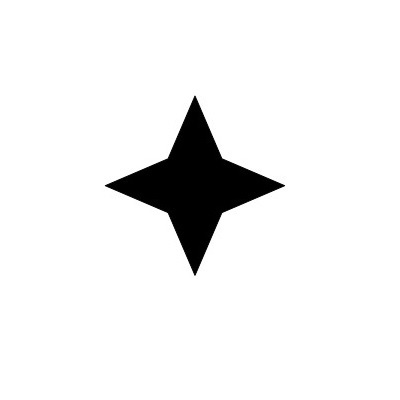
#> input picture Computer Vision/OpenCV/images/4star.jpg, 400 x 400 px, found by its file name
$ python Shape_matching_by_counting_number_of_sides.py   (older library calls are emulated)
#> lines starting #> are read from the running program, lines starting #| are printed output that depends on the picture; after the words box and inside, x2 and y2 are one past the last pixel; in counts of white or black regions, pixels touching at a corner belong together
import cv2


feature_image = cv2.imread("C:/Users/niraj/Anaconda3/Projects/Computer Vision/OpenCV/images/4star.jpg")
#> feature_image is the input picture: shape (400, 400, 3); min 0, max 255, mean 239.2
feature_image_copy = feature_image.copy()
cv2.imshow("Feature Image", feature_image)
cv2.waitKey(0)

target_image = cv2.imread("C:/Users/niraj/Anaconda3/Projects/Computer Vision/OpenCV/images/shapestomatch.jpg")
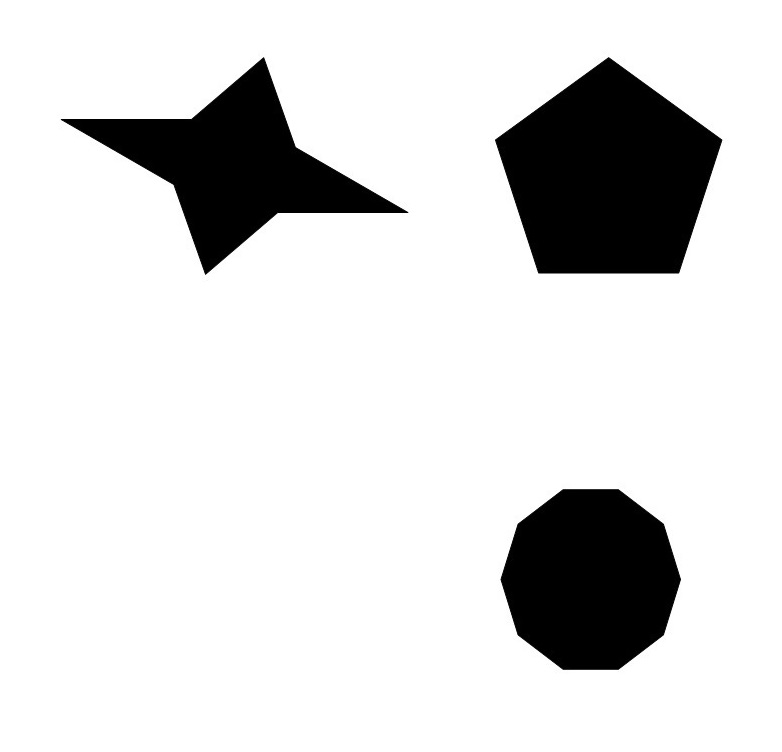
#> input picture Computer Vision/OpenCV/images/shapestomatch.jpg, 782 x 752 px, found by its file name
#> target_image is the input picture: shape (752, 782, 3); min 0, max 255, mean 218.7
cv2.imshow("Target Image", target_image)
cv2.waitKey(0)
# Grayscaled
grayscaled_feature = cv2.cvtColor(feature_image, cv2.COLOR_BGR2GRAY)
grayscaled_target = cv2.cvtColor(target_image, cv2.COLOR_BGR2GRAY)

# Canny Edge
edge_feature = cv2.Canny(grayscaled_feature, 127, 255)
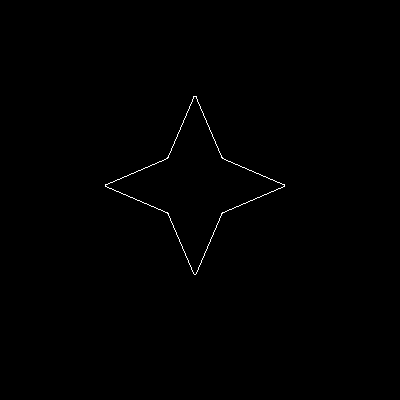
#> edge_feature: shape (400, 400); 0.32% white in thin lines or dots, all inside (x1, y1, x2, y2) = (105, 96, 285, 275)
edge_target = cv2.Canny(grayscaled_target, 127, 255)
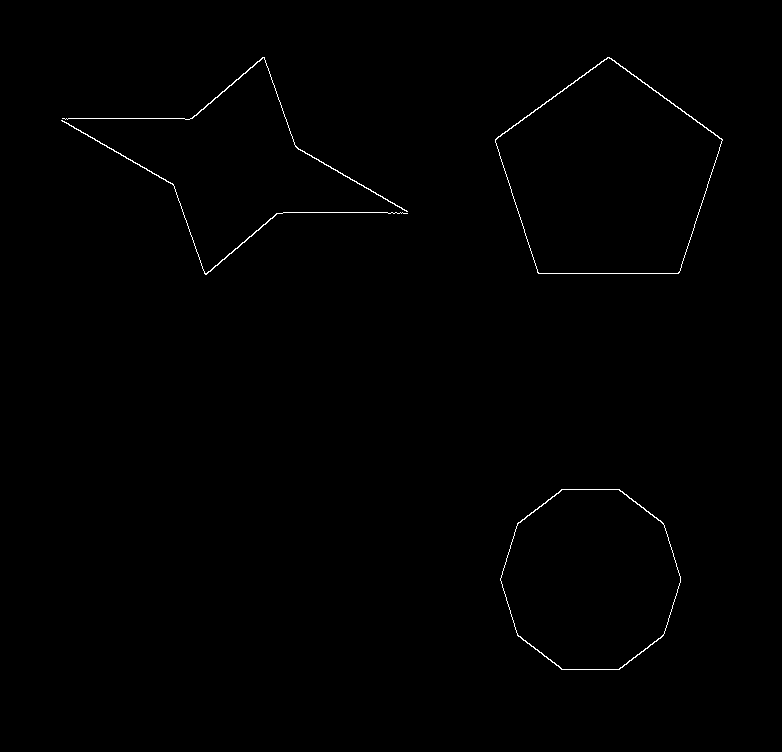
#> edge_target: shape (752, 782); 0.43% white in thin lines or dots, all inside (x1, y1, x2, y2) = (61, 57, 723, 670)

# Thresholding
ret_feature, threshold_feature = cv2.threshold(edge_feature, 127, 255, 0)
ret_target, threshold_target = cv2.threshold(edge_target, 127, 255, 0)

# Contours
image_feature, contours_feature, heirarchy = cv2.findContours(threshold_feature, cv2.RETR_CCOMP,
                                                              cv2.CHAIN_APPROX_SIMPLE)
#> contours_feature = 2 contours; box (x1, y1, x2, y2) and area: (105, 96, 285, 275) 9939, (105, 96, 285, 275) 9930
image_target, contours_target, hierarchy = cv2.findContours(edge_target, cv2.RETR_CCOMP, cv2.CHAIN_APPROX_SIMPLE)
#> contours_target = 6 contours; box (x1, y1, x2, y2) and area: (495, 57, 723, 274) 34112, (495, 57, 723, 274) 33944, (500, 489, 681, 670) 25199, (500, 489, 681, 670) 25061, (61, 120, 408, 275) 127, (62, 57, 408, 212) 127

# Sorted contours
sorted_contrours_feature = sorted(contours_feature, key=cv2.contourArea, reverse=False)
#> sorted_contrours_feature has the same summary as contours_feature
actual_contour = sorted_contrours_feature[-2]
#> actual_contour = contour of 426 points, box (x1, y1, x2, y2) (105, 96, 285, 275), area 9930

accuracy = 0.01 * cv2.arcLength(actual_contour, closed=True)
#> accuracy = 5.87
approx_1 = cv2.approxPolyDP(actual_contour, accuracy, closed=True)
#> approx_1 = [[194, 96], [222, 158], [284, 185], [222, 212], [195, 274], [167, 212], [105, 185], [167, 158]]
print("-----", len(approx_1))
#| ----- 8

cv2.drawContours(feature_image_copy, [approx_1], -1, (0, 0, 255), 3)
cv2.imshow("Shape to be matched", feature_image_copy)
cv2.waitKey(0)
sorted_contrours_target = sorted(contours_target, key=cv2.contourArea, reverse=False)
#> sorted_contrours_target has the same summary as contours_target

matched = []
# check shape of each contour
for i in sorted_contrours_target[:len(sorted_contrours_target) - 1]:
    # Approximating Contours
    accuracy = 0.01 * cv2.arcLength(i, closed=True)
    approx = cv2.approxPolyDP(i, accuracy, closed=True)
    print(len(approx))
    # Shape matching
    # Polymax

    if len(approx) == len(approx_1):
        matched.append(i)
#> this loop made 5 passes
#> accuracy on passes 1 to 5: 9.44, 9.4, 5.98, 6, 7.37
#| 8
#| 8
#| 10
#| 10
#| 6
#> after the loop, matched = 2 contours; box (x1, y1, x2, y2) and area: (61, 120, 408, 275) 127, (62, 57, 408, 212) 127

cv2.drawContours(target_image, matched, -1, (0, 0, 255), 3)
cv2.imshow("Matched", target_image)
cv2.waitKey(0)
cv2.destroyAllWindows()
